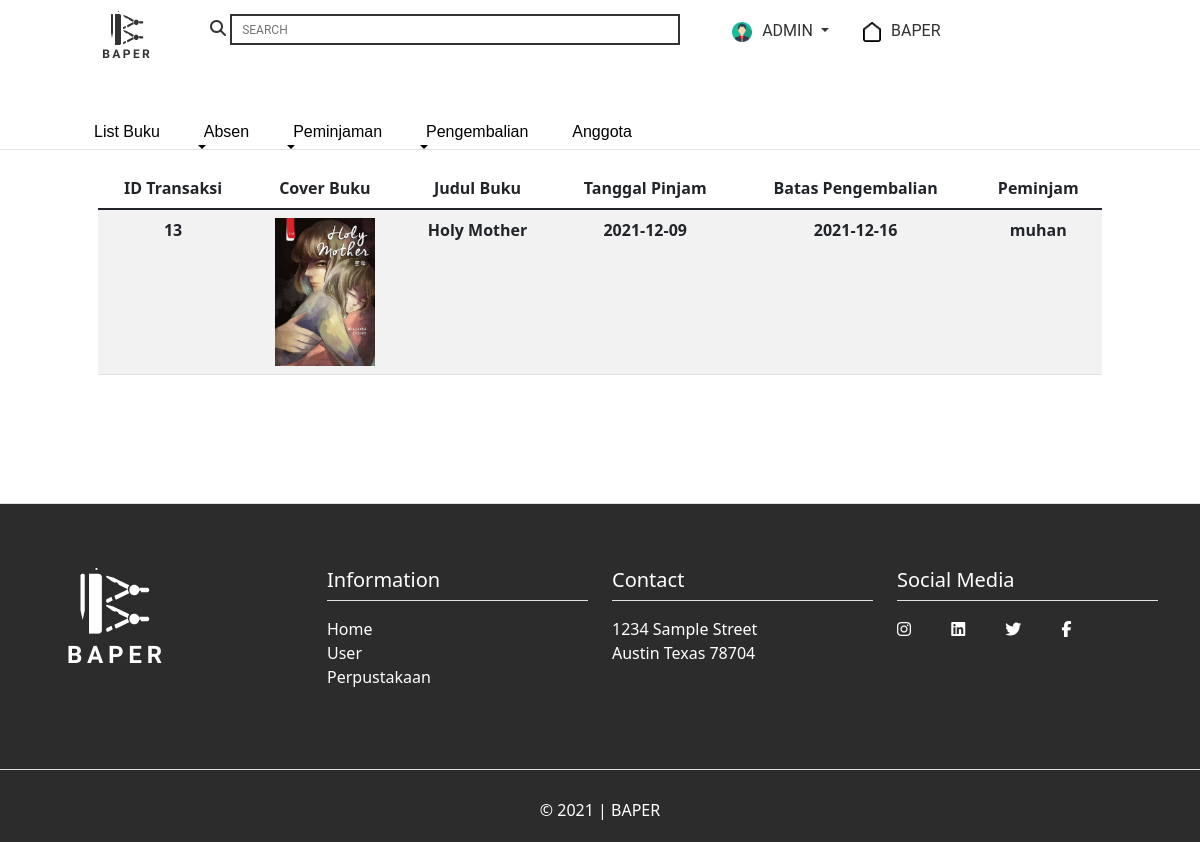
/riwayat_peminjaman_admin.php (signed in), run on an earlier commit of the app's database.
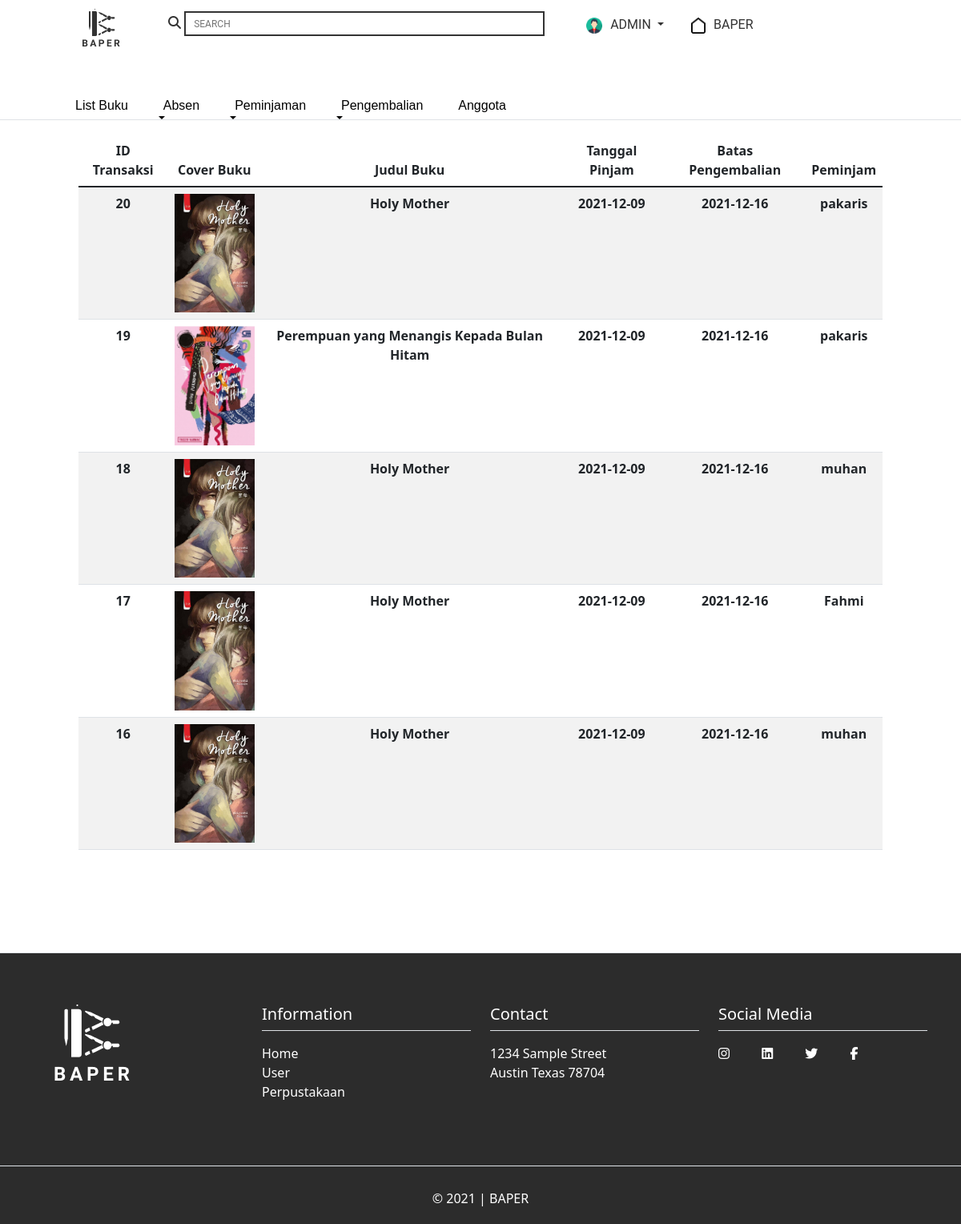
And on a later commit of the database.
### tables this page shows
CREATE TABLE `pinjam_buku` (
  `id_pinjam` int(11) NOT NULL,
  `id_buku` int(11) NOT NULL,
  `id_peminjam` int(11) NOT NULL,
  `status` varchar(50) NOT NULL,
  `tanggal_pinjam` date NOT NULL,
  `tanggal_kembali` date NOT NULL,
  `batas_pinjam` date NOT NULL
);

CREATE TABLE `buku` (
  `id_buku` int(11) NOT NULL,
  `penulis` varchar(50) NOT NULL,
  `judul` varchar(50) NOT NULL,
  `jumlah_copy` int(11) NOT NULL,
  `stok_tersedia` int(11) NOT NULL,
  `kategori` varchar(50) NOT NULL,
  `letak_buku` varchar(50) NOT NULL,
  `tahun_terbit` int(11) NOT NULL,
  `gambar_buku` varchar(50) NOT NULL,
  `sinopsis` varchar(1052) NOT NULL
);

CREATE TABLE `user` (
  `id_user` int(11) NOT NULL,
  `email` varchar(50) NOT NULL,
  `nama_user` varchar(50) NOT NULL,
  `tanggal_lahir` date NOT NULL,
  `gambar` varchar(255) NOT NULL,
  `hp` varchar(50) NOT NULL,
  `alamat` varchar(255) NOT NULL,
  `tipe` int(11) NOT NULL,
  `password` varchar(255) NOT NULL
);

### riwayat_peminjaman_admin.php (the view, shortened to what this page needs)
<?php
require_once('db_login.php');
?>
<!DOCTYPE html>
<html lang="en">
<head>
    <link href="https://cdn.jsdelivr.net/npm/bootstrap@5.1.3/dist/css/bootstrap.min.css" rel="stylesheet" />
    <link rel="stylesheet" href="Front end/style/riwayat_peminjaman_adm.css" />
</head>
<body>
    <?php
    include('nav_admin.php');
    ?>
    <main>
        <div class="container text-center" style="padding-top: 10%;">
            <div class="row">
                <div class="col-md-12 py-5">
                    <div class="table">
                        <div class="row" style="padding-left: 5%; padding-right: 5%;">
                            <div class="col-md-12">
                                <table class="table table-striped">
                                    <thead>
                                        <tr>
                                            <th>ID Transaksi</th>
                                            <th>Cover Buku</th>
                                            <th>Judul Buku</th>
                                            <th>Tanggal Pinjam</th>
                                            <th>Batas Pengembalian</th>
                                            <th>Peminjam</th>
                                        </tr>
                                    </thead>
                                    <tbody>
                                        <?php
                                        $query = "SELECT id_pinjam, gambar_buku, judul, tanggal_pinjam, batas_pinjam, nama_user
                                                        FROM pinjam_buku JOIN buku ON pinjam_buku.id_buku = buku.id_buku
                                                        JOIN user ON pinjam_buku.id_peminjam = user.id_user
                                                        ORDER BY id_pinjam DESC";
                                        $result = mysqli_query($db, $query);
                                        while ($row = $result->fetch_object()) {
                                            echo '<tr>';
                                            echo '<th>' . $row->id_pinjam . '</th>';
                                            $image = $row->gambar_buku;
                                            echo '<th>' . '<img src="Front end/image/' . $image . '" width="100">' . '</th>';
                                            echo '<th>' . $row->judul . '</th>';
                                            echo '<th>' . $row->tanggal_pinjam . '</th>';
                                            echo '<th>' . $row->batas_pinjam . '</th>';
                                            echo '<th>' . $row->nama_user . '</th>';
                                            echo '</tr>';
                                        }
                                        ?>
                                    </tbody>
                                </table>
                            </div>
                        </div>
                    </div>
                </div>
            </div>
        </div>
    </main>
    <?php
    include('footer.php')
    ?>
</body>
</html>

What changed in the data, as far as the page shows it:
removed pinjam_buku: id_pinjam "13", id_buku.gambar_buku (picture), id_buku.judul "Holy Mother", tanggal_pinjam "2021-12-09", batas_pinjam "2021-12-16", id_peminjam.nama_user "muhan"
added pinjam_buku: id_pinjam "20", id_buku.gambar_buku (picture), id_buku.judul "Holy Mother", tanggal_pinjam "2021-12-09", batas_pinjam "2021-12-16", id_peminjam.nama_user "pakaris"
added pinjam_buku: id_pinjam "19", id_buku.gambar_buku (picture), id_buku.judul "Perempuan yang Menangis Kepada Bulan Hitam", tanggal_pinjam "2021-12-09", batas_pinjam "2021-12-16", id_peminjam.nama_user "pakaris"
added pinjam_buku: id_pinjam "18", id_buku.gambar_buku (picture), id_buku.judul "Holy Mother", tanggal_pinjam "2021-12-09", batas_pinjam "2021-12-16", id_peminjam.nama_user "muhan"
added pinjam_buku: id_pinjam "17", id_buku.gambar_buku (picture), id_buku.judul "Holy Mother", tanggal_pinjam "2021-12-09", batas_pinjam "2021-12-16", id_peminjam.nama_user "Fahmi"
added pinjam_buku: id_pinjam "16", id_buku.gambar_buku (picture), id_buku.judul "Holy Mother", tanggal_pinjam "2021-12-09", batas_pinjam "2021-12-16", id_peminjam.nama_user "muhan"
